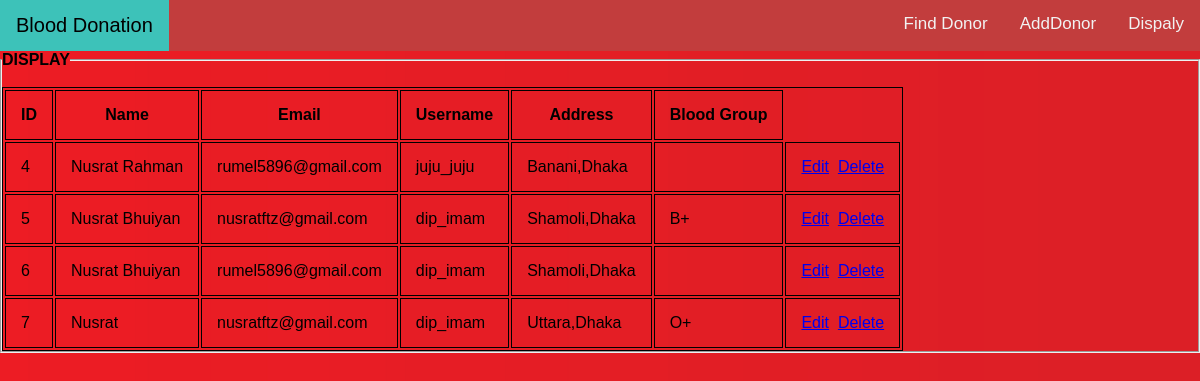
Page /Display2.php on the committed database.
### tables this page shows
CREATE TABLE `donor` (
  `id` int(20) NOT NULL,
  `name` varchar(100) NOT NULL,
  `email` varchar(20) NOT NULL,
  `username` varchar(100) NOT NULL,
  `address` varchar(100) NOT NULL,
  `blood` varchar(20) NOT NULL,
  `display` varchar(20) NOT NULL
);

### model/model2.php (called while the page is built, shortened)
<?php
function showAllData($tableName){
    $conn = db_conn();
    $selectQuery = 'SELECT * FROM '.$tableName.'';
    try{
        $stmt = $conn->query($selectQuery);
    }catch(PDOException $e){
        echo $e->getMessage();
    }
    $rows = $stmt->fetchAll(PDO::FETCH_ASSOC);
    return $rows;
}

### controller/displayController2.php (called while the page is built, shortened)
<?php
require_once ('Model/model2.php');
function fetchAllProducts($tableName){
	return showAllData($tableName);
}

### Display2.php (the view, shortened to what this page needs)
<?php
require_once 'controller/displayController2.php';
$tableName = 'donor';
$donors = fetchAllProducts($tableName);
?>
<!DOCTYPE html>
<html>
<head>
	<link rel="stylesheet" href="css/style_2.css">
  <link rel="stylesheet" href="css/style2_2.css">
</head>
<body>
	<div class="topnav">
		<a style="float: left;font-style: bold;font-size: 20px;">Blood Donation</a>
	<div style="float: right;"><a href="SearchDonor2.php">Find Donor</a>
	<a href="AddDonor2.php">AddDonor</a>
<a href="Display2.php">Dispaly</a></div>
</div>
<fieldset>
<legend><B>DISPLAY</B></legend> <br>
<table>
	<thead>
		<tr>
			<th>ID</th>
			<th>Name</th>
			<th>Email</th>
			<th>Username</th>
			<th>Address</th>
			<th>Blood Group</th>
		</tr>
	</thead>
	<tbody>
		<?php foreach ($donors as $i => $donor): ?>
			<?php if($donor['display']=='Yes'){ ?>
			<tr>
				<td><?php echo $donor['id'] ?></td>
				<td><?php echo $donor['name'] ?></td>
				<td><?php echo $donor['email']?></td>
				<td><?php echo $donor['username']?></td>
				<td><?php echo $donor['address']?></td>
				<td><?php echo $donor['blood']?></td>
				<td><a href="EditForm2.php?id=<?php echo $donor['id'] ?>">Edit</a>&nbsp&nbsp<a href="delete2.php?id=<?php echo $donor['id'] ?>">Delete</a></td>
			</tr>
		<?php } ?>
		<?php endforeach; ?>
	</tbody>
</table>
</fieldset>
</body>
</html>

### css/style_2.css (style rules this page uses)
* { margin: 0; padding: 0; }
body { margin: 0; font-family: Arial, Helvetica, sans-serif; }
.topnav { overflow: hidden; background-color: #C23D3D; }
.topnav a { float: left; color: #f2f2f2; text-align: center; padding: 14px 16px; text-decoration: none; font-size: 17px; }

### css/style2_2.css (style rules this page uses)
* { margin: 0; padding: 0; }

### Display2.php (style rules this page uses)
body { background-image: url('Images/wp4323461.png'); background-repeat: no-repeat; background-size: 1600px 900px; }
table, th, td { border: 1px solid black; }
th, td { padding: 15px; }

### rows in the picture
donor: id "4", name "Nusrat Rahman", email "rumel5896@gmail.com", username "juju_juju", address "Banani,Dhaka"
donor: id "5", name "Nusrat Bhuiyan", email "nusratftz@gmail.com", username "dip_imam", address "Shamoli,Dhaka", blood "B+"
donor: id "6", name "Nusrat Bhuiyan", email "rumel5896@gmail.com", username "dip_imam", address "Shamoli,Dhaka"
donor: id "7", name "Nusrat", email "nusratftz@gmail.com", username "dip_imam", address "Uttara,Dhaka", blood "O+"
